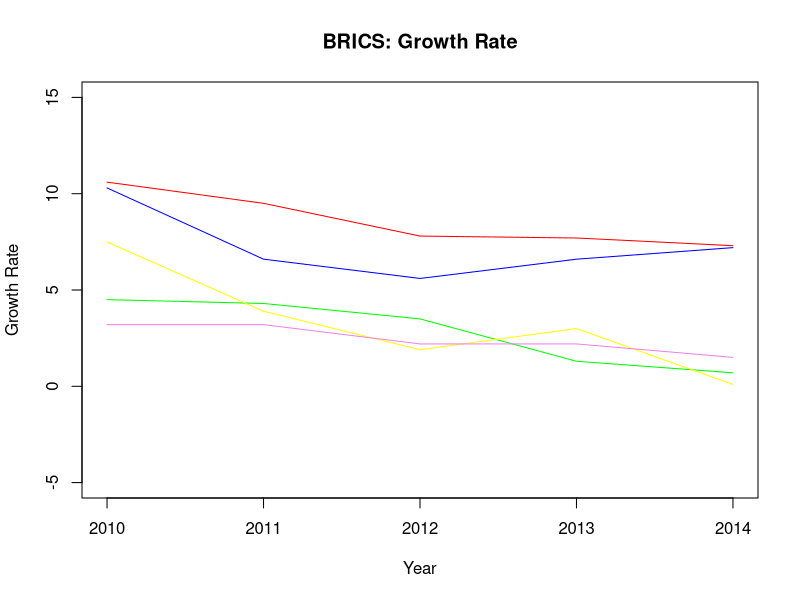
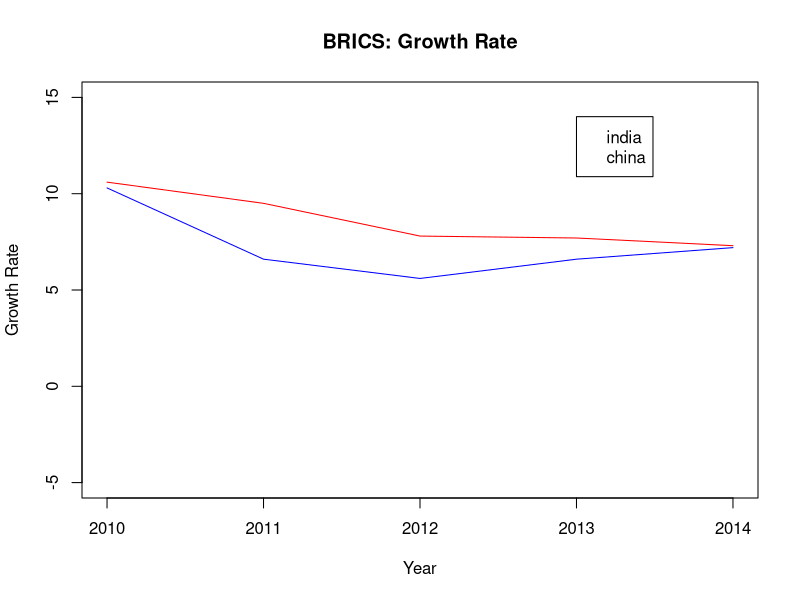
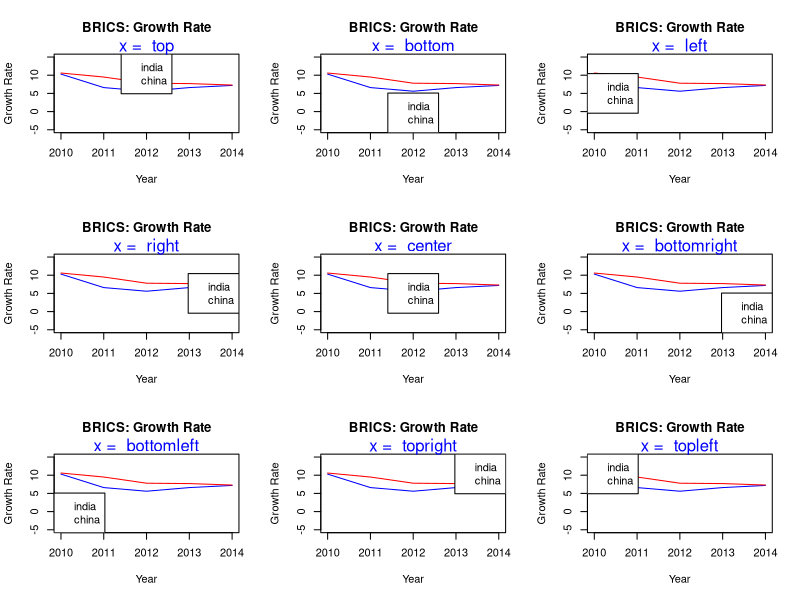
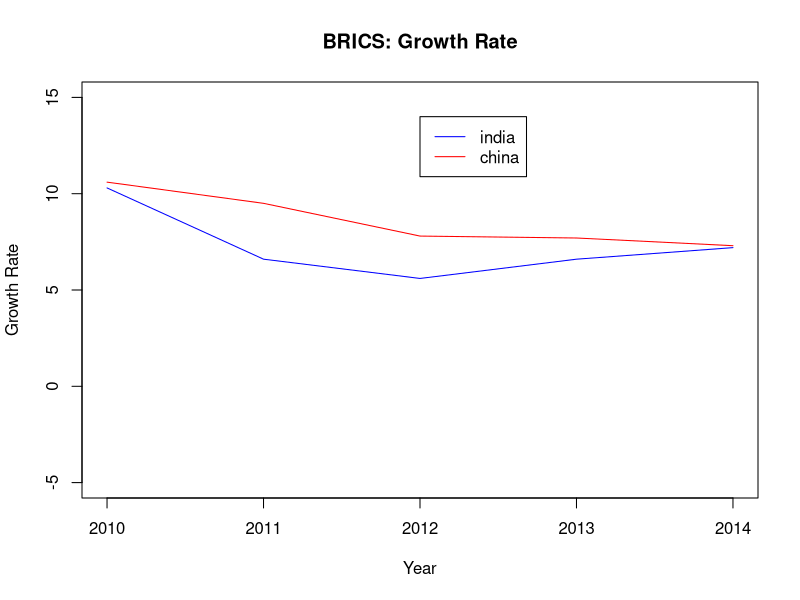
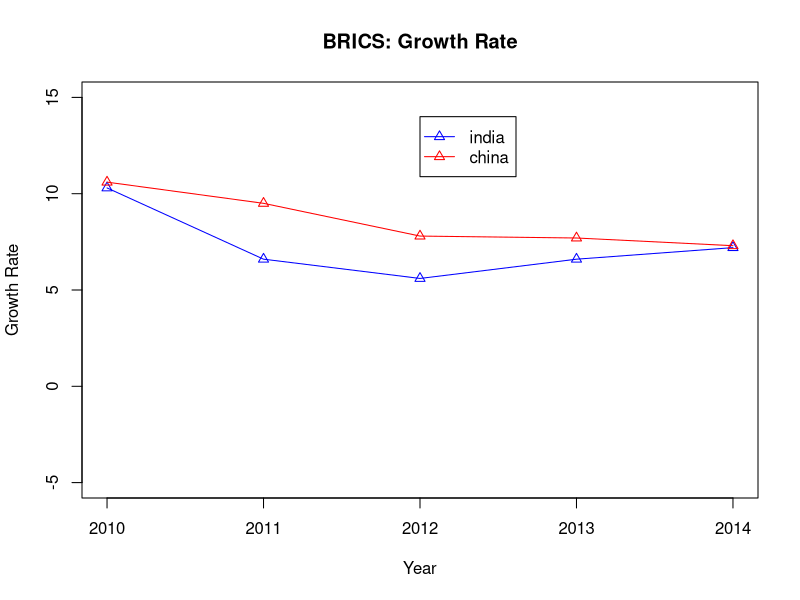
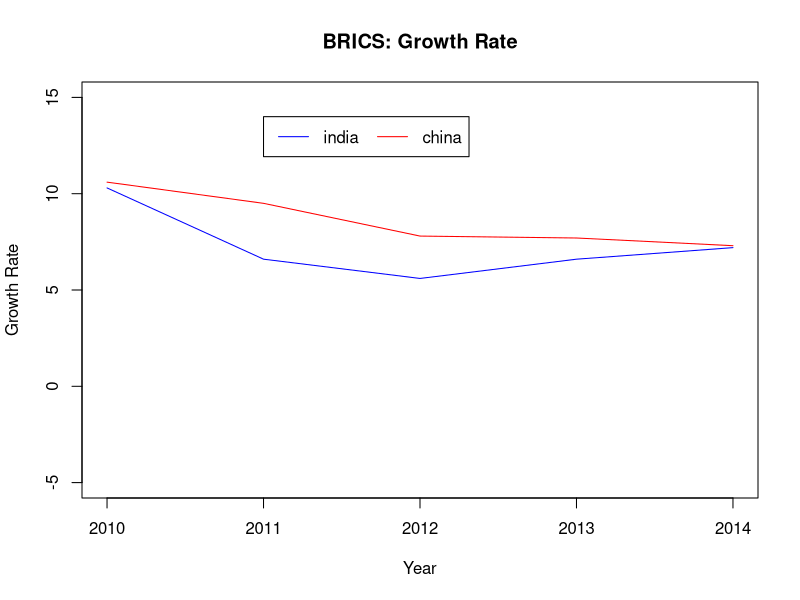
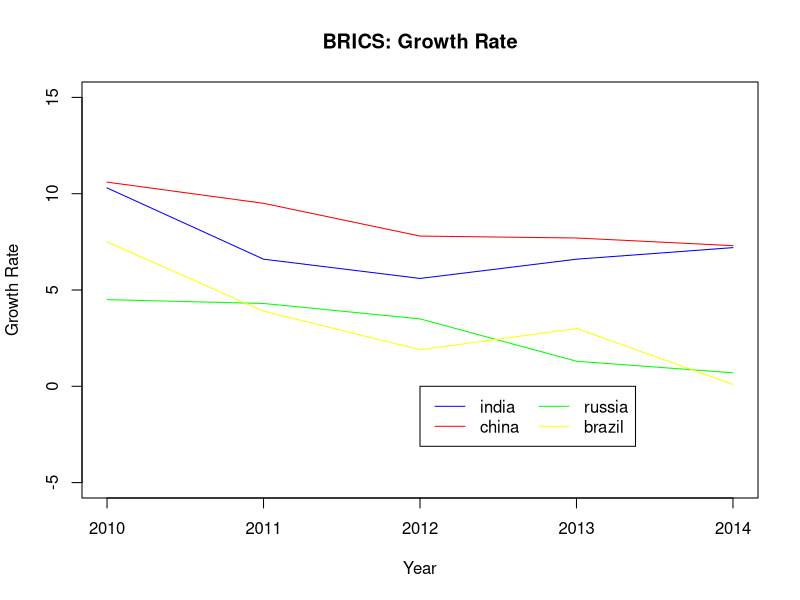
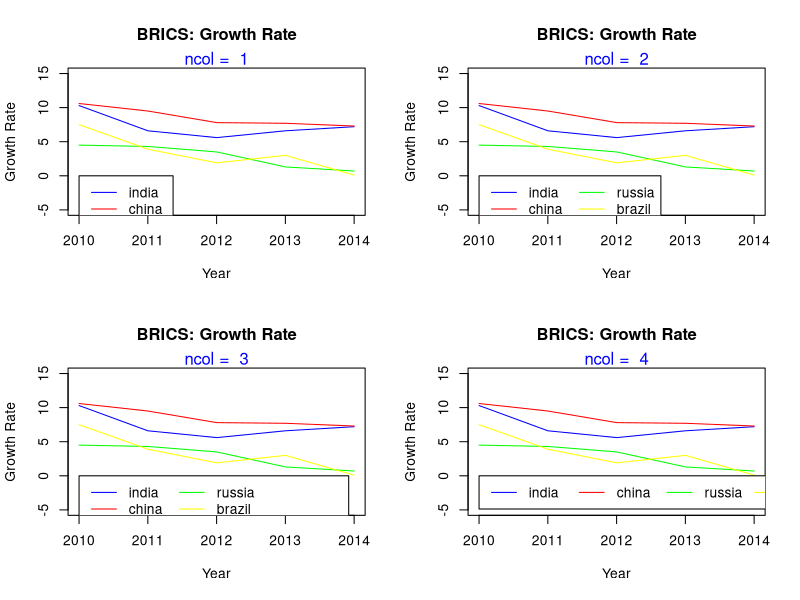

Write R code to recreate these figures, in order.
## ---- chunk 1
year <- seq(2010, 2014, 1)
india <- c(10.3, 6.6, 5.6, 6.6, 7.2)
china <- c(10.6, 9.5, 7.8, 7.7, 7.3)
russia <- c(4.5, 4.3, 3.5, 1.3, 0.7)
brazil <- c(7.5, 3.9, 1.9, 3.0, 0.1)
s_africa <- c(3.2, 3.2, 2.2, 2.2, 1.5)
gdp <- data.frame(year, india, china, russia, brazil, s_africa, stringsAsFactors = FALSE)
gdp
## ---- chunk 2
{plot(gdp$year, gdp$india, type = 'l',
      ylim = c(-5, 15), xlab = 'Year',
      ylab = 'Growth Rate', col = 'blue',
      main = 'BRICS: Growth Rate')
lines(gdp$year, gdp$china, col = 'red')
lines(gdp$year, gdp$russia, col = 'green')
lines(gdp$year, gdp$brazil, col = 'yellow')
lines(gdp$year, gdp$s_africa, col = 'violet')}
## ---- chunk 3
{plot(gdp$year, gdp$india, type = 'l',
      ylim = c(-5, 15), xlab = 'Year',
      ylab = 'Growth Rate', col = 'blue',
      main = 'BRICS: Growth Rate')
lines(gdp$year, gdp$china, col = 'red')
legend(x = 2013, y = 14, legend = c('india', 'china'))}
## ---- chunk 4
init <- par(no.readonly = TRUE)
par(mfrow = c(3, 3))
values <- c('top', 'bottom', 'left', 'right', 'center',
            'bottomright', 'bottomleft', 'topright', 'topleft')
for (i in values) {
  plot(gdp$year, gdp$india, type = 'l',
      ylim = c(-5, 15), xlab = 'Year',
      ylab = 'Growth Rate', col = 'blue',
      main = 'BRICS: Growth Rate')
  lines(gdp$year, gdp$china, col = 'red')
  legend(x = i, legend = c('india', 'china'))
  mtext(paste("x = ", i), side = 3, col = "blue")
}
par(init)
## ---- chunk 5
{plot(gdp$year, gdp$india, type = 'l',
      ylim = c(-5, 15), xlab = 'Year',
      ylab = 'Growth Rate', col = 'blue',
      main = 'BRICS: Growth Rate')
lines(gdp$year, gdp$china, col = 'red')
legend(x = 2012, y = 14, legend = c('india', 'china'),
       lty = 1, col = c('blue', 'red'))}
## ---- chunk 6
{plot(gdp$year, gdp$india, type = 'l',
      ylim = c(-5, 15), xlab = 'Year',
      ylab = 'Growth Rate', col = 'blue',
      main = 'BRICS: Growth Rate')
points(gdp$year, gdp$india, pch = 2, col = 'blue')
lines(gdp$year, gdp$china, col = 'red')
points(gdp$year, gdp$china, pch = 2, col = 'red')
legend(x = 2012, y = 14, legend = c('india', 'china'),
       lty = 1, pch = 2, col = c('blue', 'red'))}
## ---- chunk 7
{plot(gdp$year, gdp$india, type = 'l',
      ylim = c(-5, 15), xlab = 'Year',
      ylab = 'Growth Rate', col = 'blue',
      main = 'BRICS: Growth Rate')
lines(gdp$year, gdp$china, col = 'red')
legend(x = 2011, y = 14, legend = c('india', 'china'),
       lty = 1, col = c('blue', 'red'),
       horiz = TRUE)}
## ---- chunk 8
{plot(gdp$year, gdp$india, type = 'l',
      ylim = c(-5, 15), xlab = 'Year',
      ylab = 'Growth Rate', col = 'blue',
      main = 'BRICS: Growth Rate')
lines(gdp$year, gdp$china, col = 'red')
lines(gdp$year, gdp$russia, col = 'green')
lines(gdp$year, gdp$brazil, col = 'yellow')
legend(x = 2012, y = 0, legend = c('india', 'china', 'russia', 'brazil'),
       lty = 1, col = c('blue', 'red', 'green', 'yellow'),
       ncol = 2)}
## ---- chunk 9
init <- par(no.readonly = TRUE)
par(mfrow = c(2, 2))
values <- c(1, 2, 3, 4)
for (i in values) {
  plot(gdp$year, gdp$india, type = 'l',
      ylim = c(-5, 15), xlab = 'Year',
      ylab = 'Growth Rate', col = 'blue',
      main = 'BRICS: Growth Rate')
  lines(gdp$year, gdp$china, col = 'red')
  lines(gdp$year, gdp$russia, col = 'green')
  lines(gdp$year, gdp$brazil, col = 'yellow')
  legend(x = 2010, y = 0, legend = c('india', 'china', 'russia','brazil'),
       lty = 1, col = c('blue', 'red', 'green', 'yellow'),
       ncol = i)
  mtext(paste("ncol = ", i), side = 3, col = "blue")
}
par(init)
## ---- chunk 10
{plot(gdp$year, gdp$india, type = 'l',
      ylim = c(-5, 15), xlab = 'Year',
      ylab = 'Growth Rate', col = 'blue',
      main = 'BRICS: Growth Rate')
lines(gdp$year, gdp$china, col = 'red')
legend(x = 2012, y = 14, legend = c('india', 'china'),
       lty = 1, col = c('blue', 'red'),
       title = 'Nations')}
## ---- chunk 11
{plot(gdp$year, gdp$india, type = 'l',
      ylim = c(-5, 15), xlab = 'Year',
      ylab = 'Growth Rate', col = 'blue',
      main = 'BRICS: Growth Rate')
lines(gdp$year, gdp$china, col = 'red')
legend(x = 2012, y = 14, legend = c('india', 'china'),
       lty = 1, col = c('blue', 'red'),
       title = 'Nations', title.col = 'red')}
## ---- chunk 12
{plot(gdp$year, gdp$india, type = 'l',
      ylim = c(-5, 15), xlab = 'Year',
      ylab = 'Growth Rate', col = 'blue',
      main = 'BRICS: Growth Rate')
lines(gdp$year, gdp$china, col = 'red')
legend(x = 2012, y = 0, legend = c('india', 'china'),
       lty = 1, col = c('blue', 'red'), horiz = TRUE,
       title = 'Nations', title.adj = 0.1)}
## ---- chunk 13
init <- par(no.readonly = TRUE)
par(mfrow = c(2, 2))
values <- c(0.2, 0.4, 0.6, 0.8)
for (i in values) {
  plot(gdp$year, gdp$india, type = 'l',
      ylim = c(-5, 15), xlab = 'Year',
      ylab = 'Growth Rate', col = 'blue',
      main = 'BRICS: Growth Rate')
  lines(gdp$year, gdp$china, col = 'red')
  legend(x = 2010, y = 0, legend = c('india', 'china'),
       lty = 1, col = c('blue', 'red'), horiz = TRUE,
       title = 'Nations', title.adj = i)
  mtext(paste("title.adj = ", i), side = 3, col = "blue")
}
par(init)
## ---- chunk 14
option <- c('Box Type', 'Background Color', 'Border Line Type',
            'Border Line Width', 'Border Line Color', 
            'Horizontal Justification', 'Vertical Justification',
            'Text Color', 'Text Font')
argument <- c('bty', 'bg', 'box.lty', 'box.lwd', 'box.col',
              'xjust', 'yjust', 'text.col', 'text.font')
values <- c('o, n', 'blue, #0000ff', '1:5', '0.5, 1, 1.5',
            'blue, #0000ff', '0:1', '0:1', 'blue, #0000ff',
            '1:5')
legend <- data.frame(option, argument, values)
knitr::kable(legend, format = "markdown", caption = "Legend Box Options")
## ---- chunk 15
init <- par(no.readonly = TRUE)
par(mfrow = c(1, 2))
values <- c('o', 'n')
for (i in values) {
  plot(gdp$year, gdp$india, type = 'l',
      ylim = c(-5, 15), xlab = 'Year',
      ylab = 'Growth Rate', col = 'blue',
      main = 'BRICS: Growth Rate')
  lines(gdp$year, gdp$china, col = 'red')
  legend(x = 2012, y = 0, legend = c('india', 'china'),
       lty = 1, col = c('blue', 'red'), bty = i,
       title = 'Nations')
  mtext(paste("bty = ", i), side = 3, col = "blue")
}
par(init)
## ---- chunk 16
{c}
## ---- chunk 17
{plot(gdp$year, gdp$india, type = 'l',
      ylim = c(-5, 15), xlab = 'Year',
      ylab = 'Growth Rate', col = 'blue',
      main = 'BRICS: Growth Rate')
lines(gdp$year, gdp$china, col = 'red')
legend(x = 2012, y = 0, legend = c('india', 'china'),
       lty = 1, col = c('blue', 'red'), title = 'Nations',
       box.lty = 3, box.lwd = 1.5, box.col = 'green')}
## ---- chunk 18
init <- par(no.readonly = TRUE)
par(mfrow = c(1, 3))
values <- c(0, 0.5, 1)
for (i in values) {
  plot(gdp$year, gdp$india, type = 'l',
      ylim = c(-5, 15), xlab = 'Year',
      ylab = 'Growth Rate', col = 'blue',
      main = 'BRICS: Growth Rate')
  lines(gdp$year, gdp$china, col = 'red')
  legend(x = 2012, y = 0, legend = c('india', 'china'),
       lty = 1, col = c('blue', 'red'), xjust = i,
       title = 'Nations')
  mtext(paste("xjust = ", i), side = 3, col = "blue")
}
par(init)
## ---- chunk 19
init <- par(no.readonly = TRUE)
par(mfrow = c(1, 3))
values <- c(0, 0.5, 1)
for (i in values) {
  plot(gdp$year, gdp$india, type = 'l',
      ylim = c(-5, 15), xlab = 'Year',
      ylab = 'Growth Rate', col = 'blue',
      main = 'BRICS: Growth Rate')
  lines(gdp$year, gdp$china, col = 'red')
  legend(x = 2012, y = 0, legend = c('india', 'china'),
       lty = 1, col = c('blue', 'red'), yjust = i,
       title = 'Nations')
  mtext(paste("xjust = ", i), side = 3, col = "blue")
}
par(init)
## ---- chunk 20
{plot(gdp$year, gdp$india, type = 'l',
      ylim = c(-5, 15), xlab = 'Year',
      ylab = 'Growth Rate', col = 'blue',
      main = 'BRICS: Growth Rate')
lines(gdp$year, gdp$china, col = 'red')
legend(x = 2012, y = 0, legend = c('india', 'china'),
       lty = 1, col = c('blue', 'red'), title = 'Nations',
       text.col = 'green', text.font = 3)}
